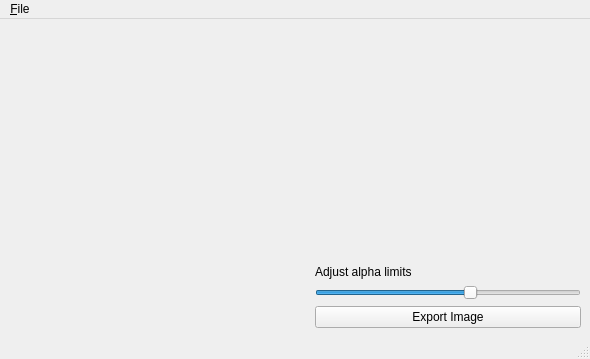
<?xml version="1.0" encoding="UTF-8"?>
<ui version="4.0">
 <class>MainWindow</class>
 <widget class="QMainWindow" name="MainWindow">
  <property name="geometry">
   <rect>
    <x>0</x>
    <y>0</y>
    <width>590</width>
    <height>359</height>
   </rect>
  </property>
  <property name="windowTitle">
   <string>MainWindow</string>
  </property>
  <widget class="QWidget" name="centralwidget">
   <property name="sizePolicy">
    <sizepolicy hsizetype="Preferred" vsizetype="Preferred">
     <horstretch>0</horstretch>
     <verstretch>0</verstretch>
    </sizepolicy>
   </property>
   <property name="minimumSize">
    <size>
     <width>0</width>
     <height>0</height>
    </size>
   </property>
   <layout class="QHBoxLayout" name="horizontalLayout_3">
    <item>
     <widget class="GraphicsLayoutWidget" name="imageWidget" native="true">
      <property name="sizePolicy">
       <sizepolicy hsizetype="Expanding" vsizetype="Expanding">
        <horstretch>0</horstretch>
        <verstretch>0</verstretch>
       </sizepolicy>
      </property>
      <property name="minimumSize">
       <size>
        <width>300</width>
        <height>300</height>
       </size>
      </property>
      <property name="acceptDrops">
       <bool>false</bool>
      </property>
     </widget>
    </item>
    <item>
     <layout class="QVBoxLayout" name="verticalLayout">
      <item>
       <layout class="QHBoxLayout" name="horizontalLayout_4">
        <item>
         <widget class="GraphicsLayoutWidget" name="histoWidget1" native="true">
          <property name="sizePolicy">
           <sizepolicy hsizetype="MinimumExpanding" vsizetype="MinimumExpanding">
            <horstretch>0</horstretch>
            <verstretch>0</verstretch>
           </sizepolicy>
          </property>
          <property name="minimumSize">
           <size>
            <width>110</width>
            <height>180</height>
           </size>
          </property>
         </widget>
        </item>
        <item>
         <widget class="GraphicsLayoutWidget" name="histoWidget2" native="true">
          <property name="sizePolicy">
           <sizepolicy hsizetype="MinimumExpanding" vsizetype="MinimumExpanding">
            <horstretch>0</horstretch>
            <verstretch>0</verstretch>
           </sizepolicy>
          </property>
          <property name="minimumSize">
           <size>
            <width>110</width>
            <height>180</height>
           </size>
          </property>
         </widget>
        </item>
       </layout>
      </item>
      <item>
       <widget class="QLabel" name="labelAdjustContrastLimits">
        <property name="text">
         <string>Adjust alpha limits</string>
        </property>
       </widget>
      </item>
      <item>
       <widget class="QSlider" name="alphaSlider">
        <property name="sizePolicy">
         <sizepolicy hsizetype="MinimumExpanding" vsizetype="Fixed">
          <horstretch>0</horstretch>
          <verstretch>0</verstretch>
         </sizepolicy>
        </property>
        <property name="minimumSize">
         <size>
          <width>20</width>
          <height>0</height>
         </size>
        </property>
        <property name="maximum">
         <number>255</number>
        </property>
        <property name="value">
         <number>150</number>
        </property>
        <property name="orientation">
         <enum>Qt::Horizontal</enum>
        </property>
       </widget>
      </item>
      <item>
       <widget class="QPushButton" name="pushButton_ExportIm">
        <property name="text">
         <string>Export Image</string>
        </property>
       </widget>
      </item>
     </layout>
    </item>
   </layout>
  </widget>
  <widget class="QMenuBar" name="menubar">
   <property name="geometry">
    <rect>
     <x>0</x>
     <y>0</y>
     <width>590</width>
     <height>21</height>
    </rect>
   </property>
   <widget class="QMenu" name="menu_File">
    <property name="title">
     <string>&amp;File</string>
    </property>
    <addaction name="action_Open"/>
    <addaction name="action_Load_demo"/>
    <addaction name="separator"/>
    <addaction name="action_Export_Image"/>
    <addaction name="separator"/>
    <addaction name="action_Exit"/>
   </widget>
   <addaction name="menu_File"/>
  </widget>
  <widget class="QStatusBar" name="statusbar"/>
  <action name="action_Open">
   <property name="icon">
    <iconset>
     <normaloff>resources/file-open.png</normaloff>resources/file-open.png</iconset>
   </property>
   <property name="text">
    <string>&amp;Open...</string>
   </property>
   <property name="toolTip">
    <string>Open an image</string>
   </property>
  </action>
  <action name="action_Load_demo">
   <property name="icon">
    <iconset>
     <normaloff>resources/help-content.png</normaloff>resources/help-content.png</iconset>
   </property>
   <property name="text">
    <string>&amp;Load Demo</string>
   </property>
  </action>
  <action name="action_Export_Image">
   <property name="icon">
    <iconset>
     <normaloff>resources/edit-copy.png</normaloff>resources/edit-copy.png</iconset>
   </property>
   <property name="text">
    <string>Export &amp;Image</string>
   </property>
  </action>
  <action name="action_Exit">
   <property name="icon">
    <iconset>
     <normaloff>resources/file-exit.png</normaloff>resources/file-exit.png</iconset>
   </property>
   <property name="text">
    <string>&amp;Exit</string>
   </property>
  </action>
 </widget>
 <customwidgets>
  <customwidget>
   <class>GraphicsLayoutWidget</class>
   <extends>QWidget</extends>
   <header>pyqtgraph</header>
   <container>1</container>
  </customwidget>
 </customwidgets>
 <resources/>
 <connections/>
</ui>
